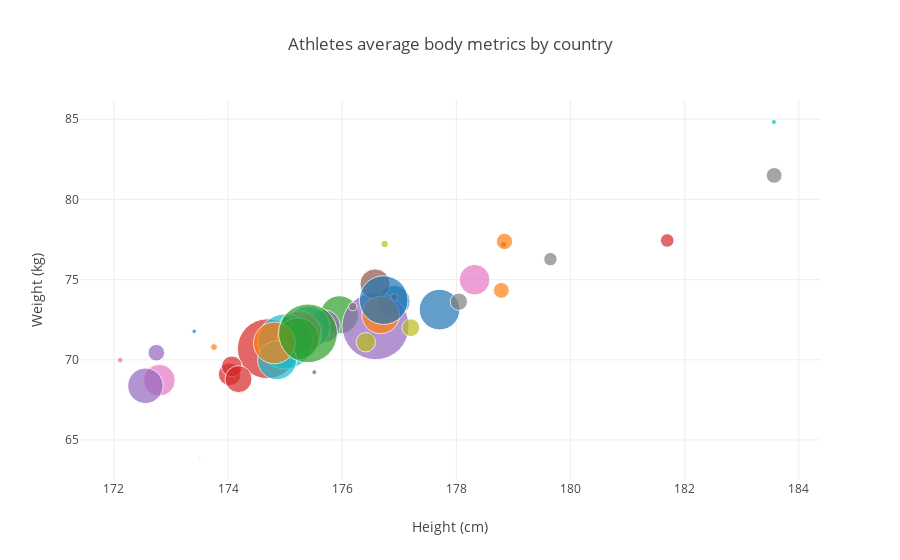

The cell this chart's notebook holds for it:
### Code cell
data = []
for country in df4plot['Country']:
    ds = df4plot[df4plot['Country']==country]
    trace = go.Scatter(x = ds['Height'],y = ds['Weight'], name = country,  text = ds['hover_text'],
                       marker = dict(symbol='circle',
                                   sizemode ='area',
                                   sizeref = 7,
                                   size = ds['ID'],))
    data.append(trace)
                         
layout = go.Layout(title='Athletes average body metrics by country',
                   xaxis=dict(title ='Height (cm)'),
                   yaxis=dict(title ='Weight (kg)'),
                   showlegend=False,)

fig = dict(data = data, layout = layout)

iplot(fig, filename='Ave_body_metrics_by_country')

### Figure 1 — Plotly figure (JSON) as saved in the notebook; plotly's stock layout.template omitted (floating-point values rounded to 4 significant figures)
{"data": [{"marker": {"size": [70], "sizemode": "area", "sizeref": 7, "symbol": "circle"}, "name": "Albania", "text": ["Country: Albania<br>Mean Height: 173.41<br>Mean Weight: 71.78<br>Number of athlets: 70<br>"], "type": "scatter", "uid": "1be659e8-f043-11e8-8274-6a00023e0920", "x": [173.4], "y": [71.78]}, {"marker": {"size": [169], "sizemode": "area", "sizeref": 7, "symbol": "circle"}, "name": "Andorra", "text": ["Country: Andorra<br>Mean Height: 173.75<br>Mean Weight: 70.79<br>Number of athlets: 169<br>"], "type": "scatter", "uid": "1be65bf0-f043-11e8-a4ee-6a00023e0920", "x": [173.8], "y": [70.79]}, {"marker": {"size": [5078], "sizemode": "area", "sizeref": 7, "symbol": "circle"}, "name": "Austria", "text": ["Country: Austria<br>Mean Height: 175.95<br>Mean Weight: 72.81<br>Number of athlets: 5078<br>"], "type": "scatter", "uid": "1be65d14-f043-11e8-9c3a-6a00023e0920", "x": [176.0], "y": [72.81]}, {"marker": {"size": [1787], "sizemode": "area", "sizeref": 7, "symbol": "circle"}, "name": "Belarus", "text": ["Country: Belarus<br>Mean Height: 174.03<br>Mean Weight: 69.1<br>Number of athlets: 1787<br>"], "type": "scatter", "uid": "1be65e10-f043-11e8-97ae-6a00023e0920", "x": [174.0], "y": [69.1]}, {"marker": {"size": [3781], "sizemode": "area", "sizeref": 7, "symbol": "circle"}, "name": "Belgium", "text": ["Country: Belgium<br>Mean Height: 175.68<br>Mean Weight: 72.1<br>Number of athlets: 3781<br>"], "type": "scatter", "uid": "1be65f08-f043-11e8-9385-6a00023e0920", "x": [175.7], "y": [72.1]}, {"marker": {"size": [134], "sizemode": "area", "sizeref": 7, "symbol": "circle"}, "name": "Bosnia and Herzegovina", "text": ["Country: Bosnia and Herzegovina<br>Mean Height: 178.83<br>Mean Weight: 77.18<br>Number of athlets: 134<br>"], "type": "scatter", "uid": "1be65ff8-f043-11e8-a89a-6a00023e0920", "x": [178.8], "y": [77.18]}, {"marker": {"size": [3529], "sizemode": "area", "sizeref": 7, "symbol": "circle"}, "name": "Bulgaria", "text": ["Country: Bulgaria<br>Mean Height: 172.8<br>Mean Weight: 68.73<br>Number of athlets: 3529<br>"], "type": "scatter", "uid": "1be660f4-f043-11e8-a9b1-6a00023e0920", "x": [172.8], "y": [68.73]}, {"marker": {"size": [876], "sizemode": "area", "sizeref": 7, "symbol": "circle"}, "name": "Croatia", "text": ["Country: Croatia<br>Mean Height: 183.57<br>Mean Weight: 81.5<br>Number of athlets: 876<br>"], "type": "scatter", "uid": "1be661e4-f043-11e8-bbcc-6a00023e0920", "x": [183.6], "y": [81.5]}, {"marker": {"size": [225], "sizemode": "area", "sizeref": 7, "symbol": "circle"}, "name": "Cyprus", "text": ["Country: Cyprus<br>Mean Height: 176.5<br>Mean Weight: 71.43<br>Number of athlets: 225<br>"], "type": "scatter", "uid": "1be662d2-f043-11e8-87ce-6a00023e0920", "x": [176.5], "y": [71.43]}, {"marker": {"size": [6405], "sizemode": "area", "sizeref": 7, "symbol": "circle"}, "name": "Czech Republic", "text": ["Country: Czech Republic<br>Mean Height: 175.41<br>Mean Weight: 72.01<br>Number of athlets: 6405<br>"], "type": "scatter", "uid": "1be663c2-f043-11e8-831f-6a00023e0920", "x": [175.4], "y": [72.01]}, {"marker": {"size": [3531], "sizemode": "area", "sizeref": 7, "symbol": "circle"}, "name": "Denmark", "text": ["Country: Denmark<br>Mean Height: 176.91<br>Mean Weight: 73.66<br>Number of athlets: 3531<br>"], "type": "scatter", "uid": "1be664b4-f043-11e8-a99b-6a00023e0920", "x": [176.9], "y": [73.66]}, {"marker": {"size": [876], "sizemode": "area", "sizeref": 7, "symbol": "circle"}, "name": "Estonia", "text": ["Country: Estonia<br>Mean Height: 178.79<br>Mean Weight: 74.33<br>Number of athlets: 876<br>"], "type": "scatter", "uid": "1be665a2-f043-11e8-aadb-6a00023e0920", "x": [178.8], "y": [74.33]}, {"marker": {"size": [5467], "sizemode": "area", "sizeref": 7, "symbol": "circle"}, "name": "Finland", "text": ["Country: Finland<br>Mean Height: 175.29<br>Mean Weight: 71.57<br>Number of athlets: 5467<br>"], "type": "scatter", "uid": "1be66692-f043-11e8-ade7-6a00023e0920", "x": [175.3], "y": [71.57]}, {"marker": {"size": [12551], "sizemode": "area", "sizeref": 7, "symbol": "circle"}, "name": "France", "text": ["Country: France<br>Mean Height: 174.69<br>Mean Weight: 70.69<br>Number of athlets: 12551<br>"], "type": "scatter", "uid": "1be66782-f043-11e8-9313-6a00023e0920", "x": [174.7], "y": [70.69]}, {"marker": {"size": [15787], "sizemode": "area", "sizeref": 7, "symbol": "circle"}, "name": "Germany", "text": ["Country: Germany<br>Mean Height: 176.58<br>Mean Weight: 72.1<br>Number of athlets: 15787<br>"], "type": "scatter", "uid": "1be66868-f043-11e8-9408-6a00023e0920", "x": [176.6], "y": [72.1]}, {"marker": {"size": [3191], "sizemode": "area", "sizeref": 7, "symbol": "circle"}, "name": "Greece", "text": ["Country: Greece<br>Mean Height: 176.57<br>Mean Weight: 74.73<br>Number of athlets: 3191<br>"], "type": "scatter", "uid": "1be6695a-f043-11e8-b102-6a00023e0920", "x": [176.6], "y": [74.73]}, {"marker": {"size": [6552], "sizemode": "area", "sizeref": 7, "symbol": "circle"}, "name": "Hungary", "text": ["Country: Hungary<br>Mean Height: 175.25<br>Mean Weight: 71.7<br>Number of athlets: 6552<br>"], "type": "scatter", "uid": "1be66a3e-f043-11e8-9696-6a00023e0920", "x": [175.3], "y": [71.7]}, {"marker": {"size": [627], "sizemode": "area", "sizeref": 7, "symbol": "circle"}, "name": "Iceland", "text": ["Country: Iceland<br>Mean Height: 179.65<br>Mean Weight: 76.27<br>Number of athlets: 627<br>"], "type": "scatter", "uid": "1be66b58-f043-11e8-bb6f-6a00023e0920", "x": [179.6], "y": [76.27]}, {"marker": {"size": [1323], "sizemode": "area", "sizeref": 7, "symbol": "circle"}, "name": "Ireland", "text": ["Country: Ireland<br>Mean Height: 176.41<br>Mean Weight: 71.09<br>Number of athlets: 1323<br>"], "type": "scatter", "uid": "1be66c52-f043-11e8-b206-6a00023e0920", "x": [176.4], "y": [71.09]}, {"marker": {"size": [10668], "sizemode": "area", "sizeref": 7, "symbol": "circle"}, "name": "Italy", "text": ["Country: Italy<br>Mean Height: 175.0<br>Mean Weight: 71.14<br>Number of athlets: 10668<br>"], "type": "scatter", "uid": "1be66d36-f043-11e8-8d32-6a00023e0920", "x": [175.0], "y": [71.14]}, {"marker": {"size": [8], "sizemode": "area", "sizeref": 7, "symbol": "circle"}, "name": "Kosovo", "text": ["Country: Kosovo<br>Mean Height: 173.5<br>Mean Weight: 63.88<br>Number of athlets: 8<br>"], "type": "scatter", "uid": "1be66e26-f043-11e8-ba41-6a00023e0920", "x": [173.5], "y": [63.88]}, {"marker": {"size": [937], "sizemode": "area", "sizeref": 7, "symbol": "circle"}, "name": "Latvia", "text": ["Country: Latvia<br>Mean Height: 178.84<br>Mean Weight: 77.38<br>Number of athlets: 937<br>"], "type": "scatter", "uid": "1be66f0c-f043-11e8-b7d3-6a00023e0920", "x": [178.8], "y": [77.38]}, {"marker": {"size": [369], "sizemode": "area", "sizeref": 7, "symbol": "circle"}, "name": "Liechtenstein", "text": ["Country: Liechtenstein<br>Mean Height: 175.02<br>Mean Weight: 72.41<br>Number of athlets: 369<br>"], "type": "scatter", "uid": "1be66ffe-f043-11e8-8f70-6a00023e0920", "x": [175.0], "y": [72.41]}, {"marker": {"size": [654], "sizemode": "area", "sizeref": 7, "symbol": "circle"}, "name": "Lithuania", "text": ["Country: Lithuania<br>Mean Height: 181.69<br>Mean Weight: 77.44<br>Number of athlets: 654<br>"], "type": "scatter", "uid": "1be670e2-f043-11e8-9b67-6a00023e0920", "x": [181.7], "y": [77.44]}, {"marker": {"size": [972], "sizemode": "area", "sizeref": 7, "symbol": "circle"}, "name": "Luxembourg", "text": ["Country: Luxembourg<br>Mean Height: 172.74<br>Mean Weight: 70.44<br>Number of athlets: 972<br>"], "type": "scatter", "uid": "1be671c8-f043-11e8-9288-6a00023e0920", "x": [172.7], "y": [70.44]}, {"marker": {"size": [84], "sizemode": "area", "sizeref": 7, "symbol": "circle"}, "name": "Macedonia", "text": ["Country: Macedonia<br>Mean Height: 175.51<br>Mean Weight: 69.23<br>Number of athlets: 84<br>"], "type": "scatter", "uid": "1be672b6-f043-11e8-a33f-6a00023e0920", "x": [175.5], "y": [69.23]}, {"marker": {"size": [118], "sizemode": "area", "sizeref": 7, "symbol": "circle"}, "name": "Malta", "text": ["Country: Malta<br>Mean Height: 172.11<br>Mean Weight: 69.98<br>Number of athlets: 118<br>"], "type": "scatter", "uid": "1be673a8-f043-11e8-b67a-6a00023e0920", "x": [172.1], "y": [69.98]}, {"marker": {"size": [234], "sizemode": "area", "sizeref": 7, "symbol": "circle"}, "name": "Moldova", "text": ["Country: Moldova<br>Mean Height: 176.18<br>Mean Weight: 73.32<br>Number of athlets: 234<br>"], "type": "scatter", "uid": "1be67490-f043-11e8-9385-6a00023e0920", "x": [176.2], "y": [73.32]}, {"marker": {"size": [197], "sizemode": "area", "sizeref": 7, "symbol": "circle"}, "name": "Monaco", "text": ["Country: Monaco<br>Mean Height: 176.74<br>Mean Weight: 77.22<br>Number of athlets: 197<br>"], "type": "scatter", "uid": "1be67574-f043-11e8-b5fe-6a00023e0920", "x": [176.7], "y": [77.22]}, {"marker": {"size": [94], "sizemode": "area", "sizeref": 7, "symbol": "circle"}, "name": "Montenegro", "text": ["Country: Montenegro<br>Mean Height: 183.56<br>Mean Weight: 84.83<br>Number of athlets: 94<br>"], "type": "scatter", "uid": "1be6765a-f043-11e8-bbdb-6a00023e0920", "x": [183.6], "y": [84.83]}, {"marker": {"size": [5781], "sizemode": "area", "sizeref": 7, "symbol": "circle"}, "name": "Netherlands", "text": ["Country: Netherlands<br>Mean Height: 177.7<br>Mean Weight: 73.13<br>Number of athlets: 5781<br>"], "type": "scatter", "uid": "1be67736-f043-11e8-8384-6a00023e0920", "x": [177.7], "y": [73.13]}, {"marker": {"size": [4954], "sizemode": "area", "sizeref": 7, "symbol": "circle"}, "name": "Norway", "text": ["Country: Norway<br>Mean Height: 176.67<br>Mean Weight: 72.8<br>Number of athlets: 4954<br>"], "type": "scatter", "uid": "1be6781c-f043-11e8-ae18-6a00023e0920", "x": [176.7], "y": [72.8]}, {"marker": {"size": [6158], "sizemode": "area", "sizeref": 7, "symbol": "circle"}, "name": "Poland", "text": ["Country: Poland<br>Mean Height: 175.23<br>Mean Weight: 71.31<br>Number of athlets: 6158<br>"], "type": "scatter", "uid": "1be678f8-f043-11e8-8197-6a00023e0920", "x": [175.2], "y": [71.31]}, {"marker": {"size": [1522], "sizemode": "area", "sizeref": 7, "symbol": "circle"}, "name": "Portugal", "text": ["Country: Portugal<br>Mean Height: 174.07<br>Mean Weight: 69.59<br>Number of athlets: 1522<br>"], "type": "scatter", "uid": "1be679d4-f043-11e8-b7ce-6a00023e0920", "x": [174.1], "y": [69.59]}, {"marker": {"size": [4404], "sizemode": "area", "sizeref": 7, "symbol": "circle"}, "name": "Romania", "text": ["Country: Romania<br>Mean Height: 172.55<br>Mean Weight: 68.38<br>Number of athlets: 4404<br>"], "type": "scatter", "uid": "1be67ab8-f043-11e8-ae34-6a00023e0920", "x": [172.6], "y": [68.38]}, {"marker": {"size": [181], "sizemode": "area", "sizeref": 7, "symbol": "circle"}, "name": "San Marino", "text": ["Country: San Marino<br>Mean Height: 176.91<br>Mean Weight: 73.91<br>Number of athlets: 181<br>"], "type": "scatter", "uid": "1be67b98-f043-11e8-9128-6a00023e0920", "x": [176.9], "y": [73.91]}, {"marker": {"size": [3292], "sizemode": "area", "sizeref": 7, "symbol": "circle"}, "name": "Serbia", "text": ["Country: Serbia<br>Mean Height: 178.32<br>Mean Weight: 74.99<br>Number of athlets: 3292<br>"], "type": "scatter", "uid": "1be67c74-f043-11e8-bce6-6a00023e0920", "x": [178.3], "y": [74.99]}, {"marker": {"size": [1055], "sizemode": "area", "sizeref": 7, "symbol": "circle"}, "name": "Slovakia", "text": ["Country: Slovakia<br>Mean Height: 178.04<br>Mean Weight: 73.62<br>Number of athlets: 1055<br>"], "type": "scatter", "uid": "1be67d58-f043-11e8-9d2f-6a00023e0920", "x": [178.0], "y": [73.62]}, {"marker": {"size": [1111], "sizemode": "area", "sizeref": 7, "symbol": "circle"}, "name": "Slovenia", "text": ["Country: Slovenia<br>Mean Height: 177.2<br>Mean Weight: 72.0<br>Number of athlets: 1111<br>"], "type": "scatter", "uid": "1be67e36-f043-11e8-868c-6a00023e0920", "x": [177.2], "y": [72.0]}, {"marker": {"size": [5313], "sizemode": "area", "sizeref": 7, "symbol": "circle"}, "name": "Spain", "text": ["Country: Spain<br>Mean Height: 174.86<br>Mean Weight: 69.98<br>Number of athlets: 5313<br>"], "type": "scatter", "uid": "1be67f10-f043-11e8-b7ca-6a00023e0920", "x": [174.9], "y": [69.98]}, {"marker": {"size": [8291], "sizemode": "area", "sizeref": 7, "symbol": "circle"}, "name": "Sweden", "text": ["Country: Sweden<br>Mean Height: 176.73<br>Mean Weight: 73.72<br>Number of athlets: 8291<br>"], "type": "scatter", "uid": "1be67ff6-f043-11e8-adf0-6a00023e0920", "x": [176.7], "y": [73.72]}, {"marker": {"size": [6085], "sizemode": "area", "sizeref": 7, "symbol": "circle"}, "name": "Switzerland", "text": ["Country: Switzerland<br>Mean Height: 174.81<br>Mean Weight: 71.05<br>Number of athlets: 6085<br>"], "type": "scatter", "uid": "1be680d2-f043-11e8-9647-6a00023e0920", "x": [174.8], "y": [71.05]}, {"marker": {"size": [12115], "sizemode": "area", "sizeref": 7, "symbol": "circle"}, "name": "UK", "text": ["Country: UK<br>Mean Height: 175.4<br>Mean Weight: 71.65<br>Number of athlets: 12115<br>"], "type": "scatter", "uid": "1be681ae-f043-11e8-b915-6a00023e0920", "x": [175.4], "y": [71.65]}, {"marker": {"size": [2559], "sizemode": "area", "sizeref": 7, "symbol": "circle"}, "name": "Ukraine", "text": ["Country: Ukraine<br>Mean Height: 174.18<br>Mean Weight: 68.79<br>Number of athlets: 2559<br>"], "type": "scatter", "uid": "1be6828a-f043-11e8-9c67-6a00023e0920", "x": [174.2], "y": [68.79]}], "layout": {"showlegend": false, "title": "Athletes average body metrics by country", "xaxis": {"title": "Height (cm)"}, "yaxis": {"title": "Weight (kg)"}}}
